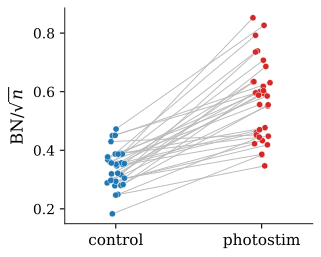

This figure's Python source:
"""V5: Just the data. Gray lines, jittered dots, nothing else.

The figure's argument is visual: 32/32 lines go up. Stats in caption.
"""
import json
import numpy as np
import matplotlib
matplotlib.use("Agg")
import matplotlib.pyplot as plt
from matplotlib import rcParams

rcParams.update({
    "font.family": "serif",
    "font.serif": ["DejaVu Serif", "Times New Roman", "Times"],
    "mathtext.fontset": "dejavuserif",
    "font.size": 11,
    "axes.linewidth": 0.8,
    "axes.edgecolor": "#333333",
    "axes.labelsize": 12,
    "xtick.labelsize": 11,
    "ytick.labelsize": 10,
    "savefig.dpi": 400,
    "figure.dpi": 150,
})

from pathlib import Path
RESULTS = Path(__file__).resolve().parent.parent / "results"
with open(RESULTS / "svoboda_bracket_norm_v5_20260626.json") as f:
    data = json.load(f)

pairs = data["paired_sessions"]
session_results = data.get("session_results", [])
n_neurons_map = {}
for sr in session_results:
    if isinstance(sr, dict) and "file" in sr:
        nn = sr.get("n_neurons") or sr.get("n_units")
        if nn:
            n_neurons_map[sr["file"]] = nn

ctrl = np.array([p["control"] for p in pairs]) / np.sqrt(
    [n_neurons_map.get(p["file"], 100) for p in pairs])
stim = np.array([p["photostim"] for p in pairs]) / np.sqrt(
    [n_neurons_map.get(p["file"], 100) for p in pairs])

rng = np.random.default_rng(7)
jx0 = rng.uniform(-0.06, 0.06, len(ctrl))
jx1 = rng.uniform(-0.06, 0.06, len(stim))

fig, ax = plt.subplots(figsize=(3.2, 2.8))

for i in range(len(ctrl)):
    ax.plot([0 + jx0[i], 1 + jx1[i]], [ctrl[i], stim[i]],
            color='#bbbbbb', linewidth=0.7, zorder=1)

ax.scatter(0 + jx0, ctrl, color='#1f77b4', s=20, zorder=3,
           edgecolors='white', linewidth=0.3)
ax.scatter(1 + jx1, stim, color='#d62728', s=20, zorder=3,
           edgecolors='white', linewidth=0.3)

ax.set_xticks([0, 1])
ax.set_xticklabels(["control", "photostim"])
ax.set_xlim(-0.35, 1.35)
ax.set_ylabel("BN/$\\sqrt{n}$")
ax.spines['top'].set_visible(False)
ax.spines['right'].set_visible(False)

_out = Path(__file__).resolve().parent
fig.savefig(str(_out / "fig_photostim_slopegraph.png"), bbox_inches="tight", pad_inches=0.08)
fig.savefig(str(_out / "fig_photostim_slopegraph.pdf"), bbox_inches="tight", pad_inches=0.08)
plt.close(fig)
print(f"Saved v5: {len(pairs)} pairs, ctrl={ctrl.mean():.3f}, stim={stim.mean():.3f}")
